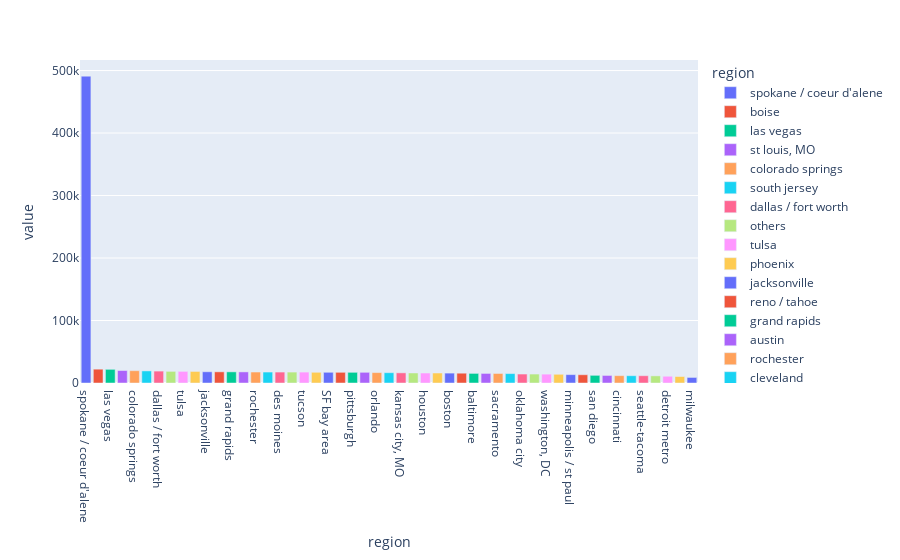

Notebook code cell kept with this figure:
### Code cell
#Is there a significant relationship between a region (location) and their likelihood to price?
sample_data = cars.sample(5000)
loc_price = sample_data.groupby('region')['price'].mean().sort_values(ascending=False)
fig = px.bar(loc_price , color = loc_price.index )
fig.show()

### Figure 1 — Plotly figure (JSON) as saved in the notebook; plotly's stock layout.template omitted (floating-point values rounded to 4 significant figures)
{"data": [{"alignmentgroup": "True", "hovertemplate": "region=%{x}<br>value=%{y}<extra></extra>", "legendgroup": "spokane / coeur d'alene", "marker": {"color": "#636efa", "pattern": {"shape": ""}}, "name": "spokane / coeur d'alene", "offsetgroup": "spokane / coeur d'alene", "orientation": "v", "showlegend": true, "textposition": "auto", "type": "bar", "x": ["spokane / coeur d'alene"], "xaxis": "x", "y": [491000.0], "yaxis": "y"}, {"alignmentgroup": "True", "hovertemplate": "region=%{x}<br>value=%{y}<extra></extra>", "legendgroup": "boise", "marker": {"color": "#EF553B", "pattern": {"shape": ""}}, "name": "boise", "offsetgroup": "boise", "orientation": "v", "showlegend": true, "textposition": "auto", "type": "bar", "x": ["boise"], "xaxis": "x", "y": [22130.0], "yaxis": "y"}, {"alignmentgroup": "True", "hovertemplate": "region=%{x}<br>value=%{y}<extra></extra>", "legendgroup": "las vegas", "marker": {"color": "#00cc96", "pattern": {"shape": ""}}, "name": "las vegas", "offsetgroup": "las vegas", "orientation": "v", "showlegend": true, "textposition": "auto", "type": "bar", "x": ["las vegas"], "xaxis": "x", "y": [21880.0], "yaxis": "y"}, {"alignmentgroup": "True", "hovertemplate": "region=%{x}<br>value=%{y}<extra></extra>", "legendgroup": "st louis, MO", "marker": {"color": "#ab63fa", "pattern": {"shape": ""}}, "name": "st louis, MO", "offsetgroup": "st louis, MO", "orientation": "v", "showlegend": true, "textposition": "auto", "type": "bar", "x": ["st louis, MO"], "xaxis": "x", "y": [19970.0], "yaxis": "y"}, {"alignmentgroup": "True", "hovertemplate": "region=%{x}<br>value=%{y}<extra></extra>", "legendgroup": "colorado springs", "marker": {"color": "#FFA15A", "pattern": {"shape": ""}}, "name": "colorado springs", "offsetgroup": "colorado springs", "orientation": "v", "showlegend": true, "textposition": "auto", "type": "bar", "x": ["colorado springs"], "xaxis": "x", "y": [19700.0], "yaxis": "y"}, {"alignmentgroup": "True", "hovertemplate": "region=%{x}<br>value=%{y}<extra></extra>", "legendgroup": "south jersey", "marker": {"color": "#19d3f3", "pattern": {"shape": ""}}, "name": "south jersey", "offsetgroup": "south jersey", "orientation": "v", "showlegend": true, "textposition": "auto", "type": "bar", "x": ["south jersey"], "xaxis": "x", "y": [19350.0], "yaxis": "y"}, {"alignmentgroup": "True", "hovertemplate": "region=%{x}<br>value=%{y}<extra></extra>", "legendgroup": "dallas / fort worth", "marker": {"color": "#FF6692", "pattern": {"shape": ""}}, "name": "dallas / fort worth", "offsetgroup": "dallas / fort worth", "orientation": "v", "showlegend": true, "textposition": "auto", "type": "bar", "x": ["dallas / fort worth"], "xaxis": "x", "y": [19040.0], "yaxis": "y"}, {"alignmentgroup": "True", "hovertemplate": "region=%{x}<br>value=%{y}<extra></extra>", "legendgroup": "others", "marker": {"color": "#B6E880", "pattern": {"shape": ""}}, "name": "others", "offsetgroup": "others", "orientation": "v", "showlegend": true, "textposition": "auto", "type": "bar", "x": ["others"], "xaxis": "x", "y": [18620.0], "yaxis": "y"}, {"alignmentgroup": "True", "hovertemplate": "region=%{x}<br>value=%{y}<extra></extra>", "legendgroup": "tulsa", "marker": {"color": "#FF97FF", "pattern": {"shape": ""}}, "name": "tulsa", "offsetgroup": "tulsa", "orientation": "v", "showlegend": true, "textposition": "auto", "type": "bar", "x": ["tulsa"], "xaxis": "x", "y": [18602], "yaxis": "y"}, {"alignmentgroup": "True", "hovertemplate": "region=%{x}<br>value=%{y}<extra></extra>", "legendgroup": "phoenix", "marker": {"color": "#FECB52", "pattern": {"shape": ""}}, "name": "phoenix", "offsetgroup": "phoenix", "orientation": "v", "showlegend": true, "textposition": "auto", "type": "bar", "x": ["phoenix"], "xaxis": "x", "y": [18480.0], "yaxis": "y"}, {"alignmentgroup": "True", "hovertemplate": "region=%{x}<br>value=%{y}<extra></extra>", "legendgroup": "jacksonville", "marker": {"color": "#636efa", "pattern": {"shape": ""}}, "name": "jacksonville", "offsetgroup": "jacksonville", "orientation": "v", "showlegend": true, "textposition": "auto", "type": "bar", "x": ["jacksonville"], "xaxis": "x", "y": [17960.0], "yaxis": "y"}, {"alignmentgroup": "True", "hovertemplate": "region=%{x}<br>value=%{y}<extra></extra>", "legendgroup": "reno / tahoe", "marker": {"color": "#EF553B", "pattern": {"shape": ""}}, "name": "reno / tahoe", "offsetgroup": "reno / tahoe", "orientation": "v", "showlegend": true, "textposition": "auto", "type": "bar", "x": ["reno / tahoe"], "xaxis": "x", "y": [17900.0], "yaxis": "y"}, {"alignmentgroup": "True", "hovertemplate": "region=%{x}<br>value=%{y}<extra></extra>", "legendgroup": "grand rapids", "marker": {"color": "#00cc96", "pattern": {"shape": ""}}, "name": "grand rapids", "offsetgroup": "grand rapids", "orientation": "v", "showlegend": true, "textposition": "auto", "type": "bar", "x": ["grand rapids"], "xaxis": "x", "y": [17840.0], "yaxis": "y"}, {"alignmentgroup": "True", "hovertemplate": "region=%{x}<br>value=%{y}<extra></extra>", "legendgroup": "austin", "marker": {"color": "#ab63fa", "pattern": {"shape": ""}}, "name": "austin", "offsetgroup": "austin", "orientation": "v", "showlegend": true, "textposition": "auto", "type": "bar", "x": ["austin"], "xaxis": "x", "y": [17760.0], "yaxis": "y"}, {"alignmentgroup": "True", "hovertemplate": "region=%{x}<br>value=%{y}<extra></extra>", "legendgroup": "rochester", "marker": {"color": "#FFA15A", "pattern": {"shape": ""}}, "name": "rochester", "offsetgroup": "rochester", "orientation": "v", "showlegend": true, "textposition": "auto", "type": "bar", "x": ["rochester"], "xaxis": "x", "y": [17560.0], "yaxis": "y"}, {"alignmentgroup": "True", "hovertemplate": "region=%{x}<br>value=%{y}<extra></extra>", "legendgroup": "cleveland", "marker": {"color": "#19d3f3", "pattern": {"shape": ""}}, "name": "cleveland", "offsetgroup": "cleveland", "orientation": "v", "showlegend": true, "textposition": "auto", "type": "bar", "x": ["cleveland"], "xaxis": "x", "y": [17520.0], "yaxis": "y"}, {"alignmentgroup": "True", "hovertemplate": "region=%{x}<br>value=%{y}<extra></extra>", "legendgroup": "des moines", "marker": {"color": "#FF6692", "pattern": {"shape": ""}}, "name": "des moines", "offsetgroup": "des moines", "orientation": "v", "showlegend": true, "textposition": "auto", "type": "bar", "x": ["des moines"], "xaxis": "x", "y": [17500.0], "yaxis": "y"}, {"alignmentgroup": "True", "hovertemplate": "region=%{x}<br>value=%{y}<extra></extra>", "legendgroup": "atlanta", "marker": {"color": "#B6E880", "pattern": {"shape": ""}}, "name": "atlanta", "offsetgroup": "atlanta", "orientation": "v", "showlegend": true, "textposition": "auto", "type": "bar", "x": ["atlanta"], "xaxis": "x", "y": [17470.0], "yaxis": "y"}, {"alignmentgroup": "True", "hovertemplate": "region=%{x}<br>value=%{y}<extra></extra>", "legendgroup": "tucson", "marker": {"color": "#FF97FF", "pattern": {"shape": ""}}, "name": "tucson", "offsetgroup": "tucson", "orientation": "v", "showlegend": true, "textposition": "auto", "type": "bar", "x": ["tucson"], "xaxis": "x", "y": [17470.0], "yaxis": "y"}, {"alignmentgroup": "True", "hovertemplate": "region=%{x}<br>value=%{y}<extra></extra>", "legendgroup": "albuquerque", "marker": {"color": "#FECB52", "pattern": {"shape": ""}}, "name": "albuquerque", "offsetgroup": "albuquerque", "orientation": "v", "showlegend": true, "textposition": "auto", "type": "bar", "x": ["albuquerque"], "xaxis": "x", "y": [17140.0], "yaxis": "y"}, {"alignmentgroup": "True", "hovertemplate": "region=%{x}<br>value=%{y}<extra></extra>", "legendgroup": "SF bay area", "marker": {"color": "#636efa", "pattern": {"shape": ""}}, "name": "SF bay area", "offsetgroup": "SF bay area", "orientation": "v", "showlegend": true, "textposition": "auto", "type": "bar", "x": ["SF bay area"], "xaxis": "x", "y": [17140.0], "yaxis": "y"}, {"alignmentgroup": "True", "hovertemplate": "region=%{x}<br>value=%{y}<extra></extra>", "legendgroup": "stockton", "marker": {"color": "#EF553B", "pattern": {"shape": ""}}, "name": "stockton", "offsetgroup": "stockton", "orientation": "v", "showlegend": true, "textposition": "auto", "type": "bar", "x": ["stockton"], "xaxis": "x", "y": [17110.0], "yaxis": "y"}, {"alignmentgroup": "True", "hovertemplate": "region=%{x}<br>value=%{y}<extra></extra>", "legendgroup": "pittsburgh", "marker": {"color": "#00cc96", "pattern": {"shape": ""}}, "name": "pittsburgh", "offsetgroup": "pittsburgh", "orientation": "v", "showlegend": true, "textposition": "auto", "type": "bar", "x": ["pittsburgh"], "xaxis": "x", "y": [17090.0], "yaxis": "y"}, {"alignmentgroup": "True", "hovertemplate": "region=%{x}<br>value=%{y}<extra></extra>", "legendgroup": "tampa bay area", "marker": {"color": "#ab63fa", "pattern": {"shape": ""}}, "name": "tampa bay area", "offsetgroup": "tampa bay area", "orientation": "v", "showlegend": true, "textposition": "auto", "type": "bar", "x": ["tampa bay area"], "xaxis": "x", "y": [17090.0], "yaxis": "y"}, {"alignmentgroup": "True", "hovertemplate": "region=%{x}<br>value=%{y}<extra></extra>", "legendgroup": "orlando", "marker": {"color": "#FFA15A", "pattern": {"shape": ""}}, "name": "orlando", "offsetgroup": "orlando", "orientation": "v", "showlegend": true, "textposition": "auto", "type": "bar", "x": ["orlando"], "xaxis": "x", "y": [16650.0], "yaxis": "y"}, {"alignmentgroup": "True", "hovertemplate": "region=%{x}<br>value=%{y}<extra></extra>", "legendgroup": "orange county", "marker": {"color": "#19d3f3", "pattern": {"shape": ""}}, "name": "orange county", "offsetgroup": "orange county", "orientation": "v", "showlegend": true, "textposition": "auto", "type": "bar", "x": ["orange county"], "xaxis": "x", "y": [16490.0], "yaxis": "y"}, {"alignmentgroup": "True", "hovertemplate": "region=%{x}<br>value=%{y}<extra></extra>", "legendgroup": "kansas city, MO", "marker": {"color": "#FF6692", "pattern": {"shape": ""}}, "name": "kansas city, MO", "offsetgroup": "kansas city, MO", "orientation": "v", "showlegend": true, "textposition": "auto", "type": "bar", "x": ["kansas city, MO"], "xaxis": "x", "y": [16240.0], "yaxis": "y"}, {"alignmentgroup": "True", "hovertemplate": "region=%{x}<br>value=%{y}<extra></extra>", "legendgroup": "ft myers / SW florida", "marker": {"color": "#B6E880", "pattern": {"shape": ""}}, "name": "ft myers / SW florida", "offsetgroup": "ft myers / SW florida", "orientation": "v", "showlegend": true, "textposition": "auto", "type": "bar", "x": ["ft myers / SW florida"], "xaxis": "x", "y": [16050.0], "yaxis": "y"}, {"alignmentgroup": "True", "hovertemplate": "region=%{x}<br>value=%{y}<extra></extra>", "legendgroup": "houston", "marker": {"color": "#FF97FF", "pattern": {"shape": ""}}, "name": "houston", "offsetgroup": "houston", "orientation": "v", "showlegend": true, "textposition": "auto", "type": "bar", "x": ["houston"], "xaxis": "x", "y": [15980.0], "yaxis": "y"}, {"alignmentgroup": "True", "hovertemplate": "region=%{x}<br>value=%{y}<extra></extra>", "legendgroup": "columbus", "marker": {"color": "#FECB52", "pattern": {"shape": ""}}, "name": "columbus", "offsetgroup": "columbus", "orientation": "v", "showlegend": true, "textposition": "auto", "type": "bar", "x": ["columbus"], "xaxis": "x", "y": [15970.0], "yaxis": "y"}, {"alignmentgroup": "True", "hovertemplate": "region=%{x}<br>value=%{y}<extra></extra>", "legendgroup": "boston", "marker": {"color": "#636efa", "pattern": {"shape": ""}}, "name": "boston", "offsetgroup": "boston", "orientation": "v", "showlegend": true, "textposition": "auto", "type": "bar", "x": ["boston"], "xaxis": "x", "y": [15830.0], "yaxis": "y"}, {"alignmentgroup": "True", "hovertemplate": "region=%{x}<br>value=%{y}<extra></extra>", "legendgroup": "denver", "marker": {"color": "#EF553B", "pattern": {"shape": ""}}, "name": "denver", "offsetgroup": "denver", "orientation": "v", "showlegend": true, "textposition": "auto", "type": "bar", "x": ["denver"], "xaxis": "x", "y": [15680.0], "yaxis": "y"}, {"alignmentgroup": "True", "hovertemplate": "region=%{x}<br>value=%{y}<extra></extra>", "legendgroup": "baltimore", "marker": {"color": "#00cc96", "pattern": {"shape": ""}}, "name": "baltimore", "offsetgroup": "baltimore", "orientation": "v", "showlegend": true, "textposition": "auto", "type": "bar", "x": ["baltimore"], "xaxis": "x", "y": [15360.0], "yaxis": "y"}, {"alignmentgroup": "True", "hovertemplate": "region=%{x}<br>value=%{y}<extra></extra>", "legendgroup": "los angeles", "marker": {"color": "#ab63fa", "pattern": {"shape": ""}}, "name": "los angeles", "offsetgroup": "los angeles", "orientation": "v", "showlegend": true, "textposition": "auto", "type": "bar", "x": ["los angeles"], "xaxis": "x", "y": [15310.0], "yaxis": "y"}, {"alignmentgroup": "True", "hovertemplate": "region=%{x}<br>value=%{y}<extra></extra>", "legendgroup": "sacramento", "marker": {"color": "#FFA15A", "pattern": {"shape": ""}}, "name": "sacramento", "offsetgroup": "sacramento", "orientation": "v", "showlegend": true, "textposition": "auto", "type": "bar", "x": ["sacramento"], "xaxis": "x", "y": [15240.0], "yaxis": "y"}, {"alignmentgroup": "True", "hovertemplate": "region=%{x}<br>value=%{y}<extra></extra>", "legendgroup": "north jersey", "marker": {"color": "#19d3f3", "pattern": {"shape": ""}}, "name": "north jersey", "offsetgroup": "north jersey", "orientation": "v", "showlegend": true, "textposition": "auto", "type": "bar", "x": ["north jersey"], "xaxis": "x", "y": [15050.0], "yaxis": "y"}, {"alignmentgroup": "True", "hovertemplate": "region=%{x}<br>value=%{y}<extra></extra>", "legendgroup": "oklahoma city", "marker": {"color": "#FF6692", "pattern": {"shape": ""}}, "name": "oklahoma city", "offsetgroup": "oklahoma city", "orientation": "v", "showlegend": true, "textposition": "auto", "type": "bar", "x": ["oklahoma city"], "xaxis": "x", "y": [14350.0], "yaxis": "y"}, {"alignmentgroup": "True", "hovertemplate": "region=%{x}<br>value=%{y}<extra></extra>", "legendgroup": "new york city", "marker": {"color": "#B6E880", "pattern": {"shape": ""}}, "name": "new york city", "offsetgroup": "new york city", "orientation": "v", "showlegend": true, "textposition": "auto", "type": "bar", "x": ["new york city"], "xaxis": "x", "y": [14310.0], "yaxis": "y"}, {"alignmentgroup": "True", "hovertemplate": "region=%{x}<br>value=%{y}<extra></extra>", "legendgroup": "washington, DC", "marker": {"color": "#FF97FF", "pattern": {"shape": ""}}, "name": "washington, DC", "offsetgroup": "washington, DC", "orientation": "v", "showlegend": true, "textposition": "auto", "type": "bar", "x": ["washington, DC"], "xaxis": "x", "y": [14180.0], "yaxis": "y"}, {"alignmentgroup": "True", "hovertemplate": "region=%{x}<br>value=%{y}<extra></extra>", "legendgroup": "charlotte", "marker": {"color": "#FECB52", "pattern": {"shape": ""}}, "name": "charlotte", "offsetgroup": "charlotte", "orientation": "v", "showlegend": true, "textposition": "auto", "type": "bar", "x": ["charlotte"], "xaxis": "x", "y": [13950.0], "yaxis": "y"}, {"alignmentgroup": "True", "hovertemplate": "region=%{x}<br>value=%{y}<extra></extra>", "legendgroup": "minneapolis / st paul", "marker": {"color": "#636efa", "pattern": {"shape": ""}}, "name": "minneapolis / st paul", "offsetgroup": "minneapolis / st paul", "orientation": "v", "showlegend": true, "textposition": "auto", "type": "bar", "x": ["minneapolis / st paul"], "xaxis": "x", "y": [13403], "yaxis": "y"}, {"alignmentgroup": "True", "hovertemplate": "region=%{x}<br>value=%{y}<extra></extra>", "legendgroup": "central NJ", "marker": {"color": "#EF553B", "pattern": {"shape": ""}}, "name": "central NJ", "offsetgroup": "central NJ", "orientation": "v", "showlegend": true, "textposition": "auto", "type": "bar", "x": ["central NJ"], "xaxis": "x", "y": [13210.0], "yaxis": "y"}, {"alignmentgroup": "True", "hovertemplate": "region=%{x}<br>value=%{y}<extra></extra>", "legendgroup": "san diego", "marker": {"color": "#00cc96", "pattern": {"shape": ""}}, "name": "san diego", "offsetgroup": "san diego", "orientation": "v", "showlegend": true, "textposition": "auto", "type": "bar", "x": ["san diego"], "xaxis": "x", "y": [12280.0], "yaxis": "y"}, {"alignmentgroup": "True", "hovertemplate": "region=%{x}<br>value=%{y}<extra></extra>", "legendgroup": "raleigh / durham / CH", "marker": {"color": "#ab63fa", "pattern": {"shape": ""}}, "name": "raleigh / durham / CH", "offsetgroup": "raleigh / durham / CH", "orientation": "v", "showlegend": true, "textposition": "auto", "type": "bar", "x": ["raleigh / durham / CH"], "xaxis": "x", "y": [12070.0], "yaxis": "y"}, {"alignmentgroup": "True", "hovertemplate": "region=%{x}<br>value=%{y}<extra></extra>", "legendgroup": "cincinnati", "marker": {"color": "#FFA15A", "pattern": {"shape": ""}}, "name": "cincinnati", "offsetgroup": "cincinnati", "orientation": "v", "showlegend": true, "textposition": "auto", "type": "bar", "x": ["cincinnati"], "xaxis": "x", "y": [11722], "yaxis": "y"}, {"alignmentgroup": "True", "hovertemplate": "region=%{x}<br>value=%{y}<extra></extra>", "legendgroup": "long island", "marker": {"color": "#19d3f3", "pattern": {"shape": ""}}, "name": "long island", "offsetgroup": "long island", "orientation": "v", "showlegend": true, "textposition": "auto", "type": "bar", "x": ["long island"], "xaxis": "x", "y": [11670.0], "yaxis": "y"}, {"alignmentgroup": "True", "hovertemplate": "region=%{x}<br>value=%{y}<extra></extra>", "legendgroup": "seattle-tacoma", "marker": {"color": "#FF6692", "pattern": {"shape": ""}}, "name": "seattle-tacoma", "offsetgroup": "seattle-tacoma", "orientation": "v", "showlegend": true, "textposition": "auto", "type": "bar", "x": ["seattle-tacoma"], "xaxis": "x", "y": [11660.0], "yaxis": "y"}, {"alignmentgroup": "True", "hovertemplate": "region=%{x}<br>value=%{y}<extra></extra>", "legendgroup": "portland", "marker": {"color": "#B6E880", "pattern": {"shape": ""}}, "name": "portland", "offsetgroup": "portland", "orientation": "v", "showlegend": true, "textposition": "auto", "type": "bar", "x": ["portland"], "xaxis": "x", "y": [11400.0], "yaxis": "y"}, {"alignmentgroup": "True", "hovertemplate": "region=%{x}<br>value=%{y}<extra></extra>", "legendgroup": "detroit metro", "marker": {"color": "#FF97FF", "pattern": {"shape": ""}}, "name": "detroit metro", "offsetgroup": "detroit metro", "orientation": "v", "showlegend": true, "textposition": "auto", "type": "bar", "x": ["detroit metro"], "xaxis": "x", "y": [10790.0], "yaxis": "y"}, {"alignmentgroup": "True", "hovertemplate": "region=%{x}<br>value=%{y}<extra></extra>", "legendgroup": "chicago", "marker": {"color": "#FECB52", "pattern": {"shape": ""}}, "name": "chicago", "offsetgroup": "chicago", "orientation": "v", "showlegend": true, "textposition": "auto", "type": "bar", "x": ["chicago"], "xaxis": "x", "y": [10380.0], "yaxis": "y"}, {"alignmentgroup": "True", "hovertemplate": "region=%{x}<br>value=%{y}<extra></extra>", "legendgroup": "milwaukee", "marker": {"color": "#636efa", "pattern": {"shape": ""}}, "name": "milwaukee", "offsetgroup": "milwaukee", "orientation": "v", "showlegend": true, "textposition": "auto", "type": "bar", "x": ["milwaukee"], "xaxis": "x", "y": [8881.0], "yaxis": "y"}], "layout": {"barmode": "relative", "legend": {"title": {"text": "region"}, "tracegroupgap": 0}, "margin": {"t": 60}, "xaxis": {"anchor": "y", "categoryarray": ["spokane / coeur d'alene", "boise", "las vegas", "st louis, MO", "colorado springs", "south jersey", "dallas / fort worth", "others", "tulsa", "phoenix", "jacksonville", "reno / tahoe", "grand rapids", "austin", "rochester", "cleveland", "des moines", "atlanta", "tucson", "albuquerque", "SF bay area", "stockton", "pittsburgh", "tampa bay area", "orlando", "orange county", "kansas city, MO", "ft myers / SW florida", "houston", "columbus", "boston", "denver", "baltimore", "los angeles", "sacramento", "north jersey", "oklahoma city", "new york city", "washington, DC", "charlotte", "minneapolis / st paul", "central NJ", "san diego", "raleigh / durham / CH", "cincinnati", "long island", "seattle-tacoma", "portland", "detroit metro", "chicago", "milwaukee"], "categoryorder": "array", "domain": [0, 1], "title": {"text": "region"}}, "yaxis": {"anchor": "x", "domain": [0, 1], "title": {"text": "value"}}}}
